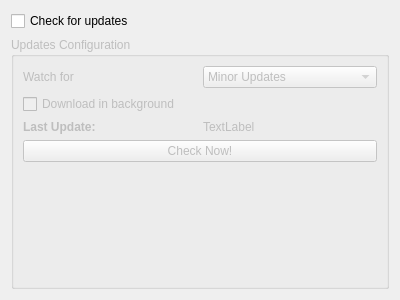
<?xml version="1.0" encoding="UTF-8"?>
<ui version="4.0">
 <class>Updates</class>
 <widget class="QWidget" name="Updates">
  <property name="geometry">
   <rect>
    <x>0</x>
    <y>0</y>
    <width>400</width>
    <height>300</height>
   </rect>
  </property>
  <property name="windowTitle">
   <string>Updates</string>
  </property>
  <layout class="QVBoxLayout" name="verticalLayout">
   <item>
    <widget class="QCheckBox" name="checkBox">
     <property name="text">
      <string>Check for updates</string>
     </property>
    </widget>
   </item>
   <item>
    <widget class="QGroupBox" name="groupBox">
     <property name="enabled">
      <bool>false</bool>
     </property>
     <property name="title">
      <string>Updates Configuration</string>
     </property>
     <layout class="QGridLayout" name="gridLayout">
      <item row="0" column="0">
       <layout class="QHBoxLayout" name="horizontalLayout">
        <item>
         <widget class="QLabel" name="label">
          <property name="text">
           <string>Watch for</string>
          </property>
         </widget>
        </item>
        <item>
         <widget class="QComboBox" name="comboBox">
          <item>
           <property name="text">
            <string>Minor Updates</string>
           </property>
          </item>
          <item>
           <property name="text">
            <string>All Updates</string>
           </property>
          </item>
         </widget>
        </item>
       </layout>
      </item>
      <item row="1" column="0">
       <widget class="QCheckBox" name="checkBox_2">
        <property name="text">
         <string>Download in background</string>
        </property>
       </widget>
      </item>
      <item row="2" column="0">
       <layout class="QHBoxLayout" name="horizontalLayout_2">
        <item>
         <widget class="QLabel" name="label_2">
          <property name="font">
           <font>
            <weight>75</weight>
            <bold>true</bold>
           </font>
          </property>
          <property name="text">
           <string>Last Update:</string>
          </property>
         </widget>
        </item>
        <item>
         <widget class="QLabel" name="label_3">
          <property name="text">
           <string>TextLabel</string>
          </property>
         </widget>
        </item>
       </layout>
      </item>
      <item row="6" column="0">
       <spacer name="verticalSpacer">
        <property name="orientation">
         <enum>Qt::Vertical</enum>
        </property>
        <property name="sizeHint" stdset="0">
         <size>
          <width>20</width>
          <height>40</height>
         </size>
        </property>
       </spacer>
      </item>
      <item row="4" column="0">
       <widget class="QPushButton" name="pushButton">
        <property name="text">
         <string>Check Now!</string>
        </property>
       </widget>
      </item>
     </layout>
    </widget>
   </item>
  </layout>
 </widget>
 <resources/>
 <connections>
  <connection>
   <sender>checkBox</sender>
   <signal>toggled(bool)</signal>
   <receiver>groupBox</receiver>
   <slot>setEnabled(bool)</slot>
   <hints>
    <hint type="sourcelabel">
     <x>145</x>
     <y>39</y>
    </hint>
    <hint type="destinationlabel">
     <x>159</x>
     <y>93</y>
    </hint>
   </hints>
  </connection>
 </connections>
</ui>
